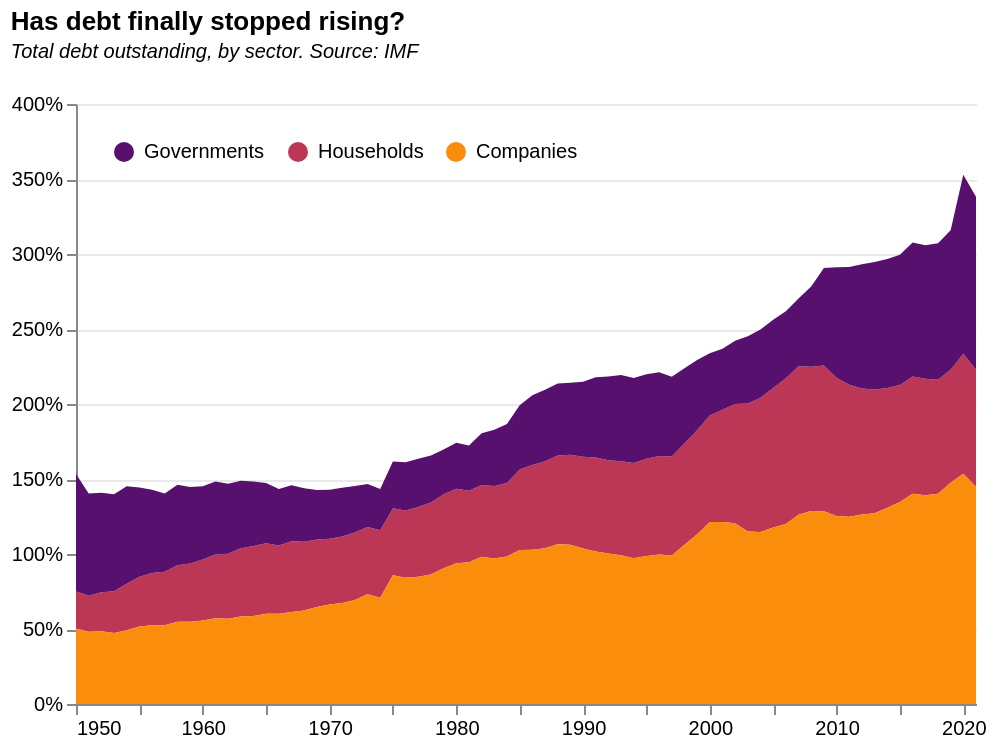

Write the Vega-Lite specification saved for this chart.
### Vega-Lite specification from a JSON file in a GitHub repository (floating-point values rounded to 4 significant figures)
{"$schema": "https://vega.github.io/schema/vega-lite/v5.json", "title": {"text": "Has debt finally stopped rising?", "subtitle": ["Total debt outstanding, by sector. Source: IMF", ""], "subtitleFontStyle": "italic", "subtitleFontSize": 10, "anchor": "start", "color": "black"}, "view": {"stroke": "transparent"}, "width": 450, "height": 300, "data": {"values": [{"year": "1950", "hh": "0.248", "nfc": "0.503", "gov": "0.782", "nGDP": "301.8", "hh_bn": "74.8499982", "bfc_bn": "37.68236259", "gov_bn": "29.46747377", "Notes": "Source: IMF Global Debt Monitor"}, {"year": "1951", "hh": "0.239", "nfc": "0.482", "gov": "0.682", "nGDP": "349.0", "hh_bn": "83.44999903", "bfc_bn": "40.20146206", "gov_bn": "27.41817261", "Notes": ""}, {"year": "1952", "hh": "0.260", "nfc": "0.485", "gov": "0.663", "nGDP": "368.0", "hh_bn": "95.60000108", "bfc_bn": "46.3191135", "gov_bn": "30.72877106", "Notes": ""}, {"year": "1953", "hh": "0.278", "nfc": "0.474", "gov": "0.646", "nGDP": "389.1", "hh_bn": "108.1599997", "bfc_bn": "51.2708943", "gov_bn": "33.12212875", "Notes": ""}, {"year": "1954", "hh": "0.309", "nfc": "0.492", "gov": "0.650", "nGDP": "390.3", "hh_bn": "120.4499998", "bfc_bn": "59.23728942", "gov_bn": "38.47800489", "Notes": ""}, {"year": "1955", "hh": "0.333", "nfc": "0.516", "gov": "0.595", "nGDP": "424.9", "hh_bn": "141.560001", "bfc_bn": "73.06493178", "gov_bn": "43.4886551", "Notes": ""}, {"year": "1956", "hh": "0.349", "nfc": "0.525", "gov": "0.554", "nGDP": "448.4", "hh_bn": "156.4000033", "bfc_bn": "82.15538587", "gov_bn": "45.48968691", "Notes": ""}, {"year": "1957", "hh": "0.357", "nfc": "0.525", "gov": "0.522", "nGDP": "471.7", "hh_bn": "168.5799989", "bfc_bn": "88.50081089", "gov_bn": "46.2412896", "Notes": ""}, {"year": "1958", "hh": "0.377", "nfc": "0.548", "gov": "0.537", "nGDP": "478.2", "hh_bn": "180.3699982", "bfc_bn": "98.84749194", "gov_bn": "53.04149202", "Notes": ""}, {"year": "1959", "hh": "0.389", "nfc": "0.548", "gov": "0.509", "nGDP": "519.5", "hh_bn": "202.3199982", "bfc_bn": "110.7919525", "gov_bn": "56.3945297", "Notes": ""}, {"year": "1960", "hh": "0.407", "nfc": "0.556", "gov": "0.488", "nGDP": "539.9", "hh_bn": "219.8600011", "bfc_bn": "122.2664617", "gov_bn": "59.71876807", "Notes": ""}, {"year": "1961", "hh": "0.426", "nfc": "0.571", "gov": "0.487", "nGDP": "558.6", "hh_bn": "237.8999976", "bfc_bn": "135.8604635", "gov_bn": "66.17862356", "Notes": ""}, {"year": "1962", "hh": "0.433", "nfc": "0.569", "gov": "0.467", "nGDP": "600.5", "hh_bn": "259.7500045", "bfc_bn": "147.8320604", "gov_bn": "69.01336469", "Notes": ""}, {"year": "1963", "hh": "0.455", "nfc": "0.583", "gov": "0.451", "nGDP": "633.4", "hh_bn": "288.210002", "bfc_bn": "168.1371643", "gov_bn": "75.83197122", "Notes": ""}, {"year": "1964", "hh": "0.466", "nfc": "0.587", "gov": "0.431", "nGDP": "680.2", "hh_bn": "317.1300015", "bfc_bn": "186.2270552", "gov_bn": "80.23752829", "Notes": ""}, {"year": "1965", "hh": "0.469", "nfc": "0.602", "gov": "0.403", "nGDP": "737.2", "hh_bn": "345.8599971", "bfc_bn": "208.1136098", "gov_bn": "83.83692567", "Notes": ""}, {"year": "1966", "hh": "0.456", "nfc": "0.601", "gov": "0.376", "nGDP": "808.0", "hh_bn": "368.3900009", "bfc_bn": "221.5859777", "gov_bn": "83.31109374", "Notes": ""}, {"year": "1967", "hh": "0.471", "nfc": "0.614", "gov": "0.374", "nGDP": "853.9", "hh_bn": "402.3199993", "bfc_bn": "246.9497205", "gov_bn": "92.46980423", "Notes": ""}, {"year": "1968", "hh": "0.457", "nfc": "0.624", "gov": "0.358", "nGDP": "933.1", "hh_bn": "426.6899978", "bfc_bn": "266.1264407", "gov_bn": "95.30192227", "Notes": ""}, {"year": "1969", "hh": "0.449", "nfc": "0.647", "gov": "0.330", "nGDP": "1,008.8", "hh_bn": "453.2699881", "bfc_bn": "293.1294293", "gov_bn": "96.61270156", "Notes": ""}, {"year": "1970", "hh": "0.439", "nfc": "0.663", "gov": "0.326", "nGDP": "1,064.4", "hh_bn": "467.1599962", "bfc_bn": "309.9289186", "gov_bn": "101.001728", "Notes": ""}, {"year": "1971", "hh": "0.443", "nfc": "0.674", "gov": "0.324", "nGDP": "1,155.4", "hh_bn": "511.3099868", "bfc_bn": "344.5441382", "gov_bn": "111.7898229", "Notes": ""}, {"year": "1972", "hh": "0.450", "nfc": "0.693", "gov": "0.311", "nGDP": "1,269.9", "hh_bn": "571.269993", "bfc_bn": "395.6368783", "gov_bn": "122.9209242", "Notes": ""}, {"year": "1973", "hh": "0.449", "nfc": "0.731", "gov": "0.286", "nGDP": "1,418.5", "hh_bn": "636.6800206", "bfc_bn": "465.2082496", "gov_bn": "132.9201943", "Notes": ""}, {"year": "1974", "hh": "0.450", "nfc": "0.708", "gov": "0.275", "nGDP": "1,536.6", "hh_bn": "691.4699958", "bfc_bn": "489.4438848", "gov_bn": "134.6543479", "Notes": ""}, {"year": "1975", "hh": "0.447", "nfc": "0.858", "gov": "0.311", "nGDP": "1,674.0", "hh_bn": "747.4799942", "bfc_bn": "641.0961972", "gov_bn": "199.278297", "Notes": ""}, {"year": "1976", "hh": "0.448", "nfc": "0.842", "gov": "0.322", "nGDP": "1,867.2", "hh_bn": "836.2599921", "bfc_bn": "704.5022128", "gov_bn": "226.9647929", "Notes": ""}, {"year": "1977", "hh": "0.465", "nfc": "0.849", "gov": "0.321", "nGDP": "2,079.6", "hh_bn": "966.5099823", "bfc_bn": "820.9483985", "gov_bn": "263.7348696", "Notes": ""}, {"year": "1978", "hh": "0.480", "nfc": "0.864", "gov": "0.312", "nGDP": "2,350.4", "hh_bn": "1128.020006", "bfc_bn": "974.1162724", "gov_bn": "303.9661153", "Notes": ""}, {"year": "1979", "hh": "0.494", "nfc": "0.905", "gov": "0.298", "nGDP": "2,627.3", "hh_bn": "1296.909993", "bfc_bn": "1174.225731", "gov_bn": "349.842908", "Notes": ""}, {"year": "1980", "hh": "0.497", "nfc": "0.938", "gov": "0.306", "nGDP": "2,857.3", "hh_bn": "1420.199989", "bfc_bn": "1331.632739", "gov_bn": "407.3866701", "Notes": ""}, {"year": "1981", "hh": "0.476", "nfc": "0.945", "gov": "0.303", "nGDP": "3,207.0", "hh_bn": "1526.570005", "bfc_bn": "1442.105223", "gov_bn": "437.3434437", "Notes": ""}, {"year": "1982", "hh": "0.478", "nfc": "0.982", "gov": "0.345", "nGDP": "3,343.8", "hh_bn": "1597.909999", "bfc_bn": "1568.42335", "gov_bn": "540.7795884", "Notes": ""}, {"year": "1983", "hh": "0.484", "nfc": "0.970", "gov": "0.374", "nGDP": "3,634.0", "hh_bn": "1759.609986", "bfc_bn": "1706.272002", "gov_bn": "638.0061216", "Notes": ""}, {"year": "1984", "hh": "0.490", "nfc": "0.984", "gov": "0.392", "nGDP": "4,037.7", "hh_bn": "1977.680014", "bfc_bn": "1945.595518", "gov_bn": "762.7694387", "Notes": ""}, {"year": "1985", "hh": "0.537", "nfc": "1.026", "gov": "0.429", "nGDP": "4,339.0", "hh_bn": "2329.780013", "bfc_bn": "2391.387318", "gov_bn": "1025.848938", "Notes": ""}, {"year": "1986", "hh": "0.566", "nfc": "1.028", "gov": "0.464", "nGDP": "4,579.6", "hh_bn": "2592.289999", "bfc_bn": "2663.874273", "gov_bn": "1235.44202", "Notes": ""}, {"year": "1987", "hh": "0.580", "nfc": "1.039", "gov": "0.476", "nGDP": "4,855.3", "hh_bn": "2817.49002", "bfc_bn": "2927.46229", "gov_bn": "1392.425921", "Notes": ""}, {"year": "1988", "hh": "0.592", "nfc": "1.065", "gov": "0.480", "nGDP": "5,236.4", "hh_bn": "3100.559976", "bfc_bn": "3301.177059", "gov_bn": "1583.133301", "Notes": ""}, {"year": "1989", "hh": "0.600", "nfc": "1.062", "gov": "0.480", "nGDP": "5,641.6", "hh_bn": "3383.949984", "bfc_bn": "3595.150086", "gov_bn": "1725.538841", "Notes": ""}, {"year": "1990", "hh": "0.611", "nfc": "1.037", "gov": "0.501", "nGDP": "5,963.1", "hh_bn": "3644.390022", "bfc_bn": "3780.922356", "gov_bn": "1893.463722", "Notes": ""}, {"year": "1991", "hh": "0.626", "nfc": "1.017", "gov": "0.536", "nGDP": "6,158.1", "hh_bn": "3853.200024", "bfc_bn": "3919.486624", "gov_bn": "2099.035321", "Notes": ""}, {"year": "1992", "hh": "0.622", "nfc": "1.003", "gov": "0.558", "nGDP": "6,520.3", "hh_bn": "4053.869991", "bfc_bn": "4065.222854", "gov_bn": "2268.301218", "Notes": ""}, {"year": "1993", "hh": "0.627", "nfc": "0.992", "gov": "0.574", "nGDP": "6,858.6", "hh_bn": "4303.289998", "bfc_bn": "4268.217066", "gov_bn": "2449.511805", "Notes": ""}, {"year": "1994", "hh": "0.635", "nfc": "0.972", "gov": "0.567", "nGDP": "7,287.3", "hh_bn": "4627.259973", "bfc_bn": "4496.570233", "gov_bn": "2549.477127", "Notes": ""}, {"year": "1995", "hh": "0.648", "nfc": "0.987", "gov": "0.564", "nGDP": "7,639.8", "hh_bn": "4950.230026", "bfc_bn": "4883.88635", "gov_bn": "2752.252713", "Notes": ""}, {"year": "1996", "hh": "0.658", "nfc": "0.996", "gov": "0.557", "nGDP": "8,073.1", "hh_bn": "5313.290002", "bfc_bn": "5293.630563", "gov_bn": "2949.74652", "Notes": ""}, {"year": "1997", "hh": "0.660", "nfc": "0.990", "gov": "0.531", "nGDP": "8,577.6", "hh_bn": "5661.210019", "bfc_bn": "5603.581166", "gov_bn": "2975.250727", "Notes": ""}, {"year": "1998", "hh": "0.675", "nfc": "1.062", "gov": "0.501", "nGDP": "9,062.8", "hh_bn": "6116.429993", "bfc_bn": "6498.001643", "gov_bn": "3253.382034", "Notes": ""}, {"year": "1999", "hh": "0.694", "nfc": "1.131", "gov": "0.469", "nGDP": "9,631.2", "hh_bn": "6687.930008", "bfc_bn": "7563.665621", "gov_bn": "3543.688454", "Notes": ""}, {"year": "2000", "hh": "0.711", "nfc": "1.213", "gov": "0.414", "nGDP": "10,251.0", "hh_bn": "7287.820029", "bfc_bn": "8837.913842", "gov_bn": "3657.482176", "Notes": ""}, {"year": "2001", "hh": "0.748", "nfc": "1.214", "gov": "0.407", "nGDP": "10,581.9", "hh_bn": "7916.37005", "bfc_bn": "9611.43508", "gov_bn": "3908.318607", "Notes": ""}, {"year": "2002", "hh": "0.795", "nfc": "1.205", "gov": "0.421", "nGDP": "10,929.1", "hh_bn": "8693.84003", "bfc_bn": "10471.74944", "gov_bn": "4411.148428", "Notes": ""}, {"year": "2003", "hh": "0.854", "nfc": "1.150", "gov": "0.447", "nGDP": "11,456.5", "hh_bn": "9782.790051", "bfc_bn": "11254.42201", "gov_bn": "5028.124164", "Notes": ""}, {"year": "2004", "hh": "0.895", "nfc": "1.147", "gov": "0.455", "nGDP": "12,217.2", "hh_bn": "10939.60998", "bfc_bn": "12550.7662", "gov_bn": "5707.60652", "Notes": ""}, {"year": "2005", "hh": "0.929", "nfc": "1.177", "gov": "0.456", "nGDP": "13,039.2", "hh_bn": "12115.56005", "bfc_bn": "14264.61083", "gov_bn": "6506.489263", "Notes": ""}, {"year": "2006", "hh": "0.971", "nfc": "1.200", "gov": "0.448", "nGDP": "13,815.6", "hh_bn": "13420.80003", "bfc_bn": "16098.43752", "gov_bn": "7216.521124", "Notes": ""}, {"year": "2007", "hh": "0.991", "nfc": "1.261", "gov": "0.452", "nGDP": "14,474.3", "hh_bn": "14350.59996", "bfc_bn": "18094.98576", "gov_bn": "8173.219168", "Notes": ""}, {"year": "2008", "hh": "0.963", "nfc": "1.286", "gov": "0.534", "nGDP": "14,769.9", "hh_bn": "14218.64998", "bfc_bn": "18288.00059", "gov_bn": "9766.942813", "Notes": ""}, {"year": "2009", "hh": "0.971", "nfc": "1.285", "gov": "0.650", "nGDP": "14,478.1", "hh_bn": "14056.65998", "bfc_bn": "18060.48451", "gov_bn": "11734.0028", "Notes": ""}, {"year": "2010", "hh": "0.921", "nfc": "1.254", "gov": "0.736", "nGDP": "15,049.0", "hh_bn": "13865.11006", "bfc_bn": "17379.98895", "gov_bn": "12799.88825", "Notes": ""}, {"year": "2011", "hh": "0.880", "nfc": "1.249", "gov": "0.785", "nGDP": "15,599.7", "hh_bn": "13734.59006", "bfc_bn": "17150.05572", "gov_bn": "13467.62422", "Notes": ""}, {"year": "2012", "hh": "0.841", "nfc": "1.263", "gov": "0.828", "nGDP": "16,254.0", "hh_bn": "13666.89005", "bfc_bn": "17266.41268", "gov_bn": "14295.0668", "Notes": ""}, {"year": "2013", "hh": "0.825", "nfc": "1.271", "gov": "0.851", "nGDP": "16,843.2", "hh_bn": "13899.12005", "bfc_bn": "17670.50729", "gov_bn": "15044.22638", "Notes": ""}, {"year": "2014", "hh": "0.799", "nfc": "1.308", "gov": "0.859", "nGDP": "17,550.7", "hh_bn": "14017.58003", "bfc_bn": "18333.5747", "gov_bn": "15752.56892", "Notes": ""}, {"year": "2015", "hh": "0.779", "nfc": "1.347", "gov": "0.869", "nGDP": "18,206.0", "hh_bn": "14190.06991", "bfc_bn": "19114.62867", "gov_bn": "16612.59584", "Notes": ""}, {"year": "2016", "hh": "0.781", "nfc": "1.402", "gov": "0.894", "nGDP": "18,695.1", "hh_bn": "14600.35992", "bfc_bn": "20468.03725", "gov_bn": "18289.55895", "Notes": ""}, {"year": "2017", "hh": "0.777", "nfc": "1.392", "gov": "0.890", "nGDP": "19,479.6", "hh_bn": "15145.25007", "bfc_bn": "21082.59096", "gov_bn": "18759.26203", "Notes": ""}, {"year": "2018", "hh": "0.760", "nfc": "1.401", "gov": "0.910", "nGDP": "20,527.2", "hh_bn": "15600.49996", "bfc_bn": "21856.73881", "gov_bn": "19887.23923", "Notes": ""}, {"year": "2019", "hh": "0.753", "nfc": "1.475", "gov": "0.931", "nGDP": "21,372.6", "hh_bn": "16090.6", "bfc_bn": "23736.15801", "gov_bn": "22100.73126", "Notes": ""}, {"year": "2020", "hh": "0.800", "nfc": "1.535", "gov": "1.194", "nGDP": "20,893.8", "hh_bn": "16705.58005", "bfc_bn": "25644.84787", "gov_bn": "30611.0419", "Notes": ""}, {"year": "2021", "hh": "0.780", "nfc": "1.448", "gov": "1.153", "nGDP": "22,996.1", "hh_bn": "17942.92001", "bfc_bn": "25982.01206", "gov_bn": "29952.3571", "Notes": ""}], "format": {"parse": {"year": "date"}}}, "transform": [{"fold": ["hh", "nfc", "gov"], "as": ["var", "val"]}], "mark": {"type": "area", "width": 5}, "encoding": {"x": {"field": "year", "type": "temporal", "title": null, "axis": {"grid": false}}, "y": {"field": "val", "title": null, "type": "quantitative", "axis": {"format": ".0%", "gridColor": "lightgray", "zindex": 0, "gridWidth": 0.5}}, "color": {"field": "var", "type": "nominal", "legend": {"orient": "top-left", "columns": 3, "labelExpr": "{'hh':'Households','gov':'Governments','nfc':'Companies'}[datum.label]"}, "scale": {"scheme": "inferno"}, "title": null}}}
